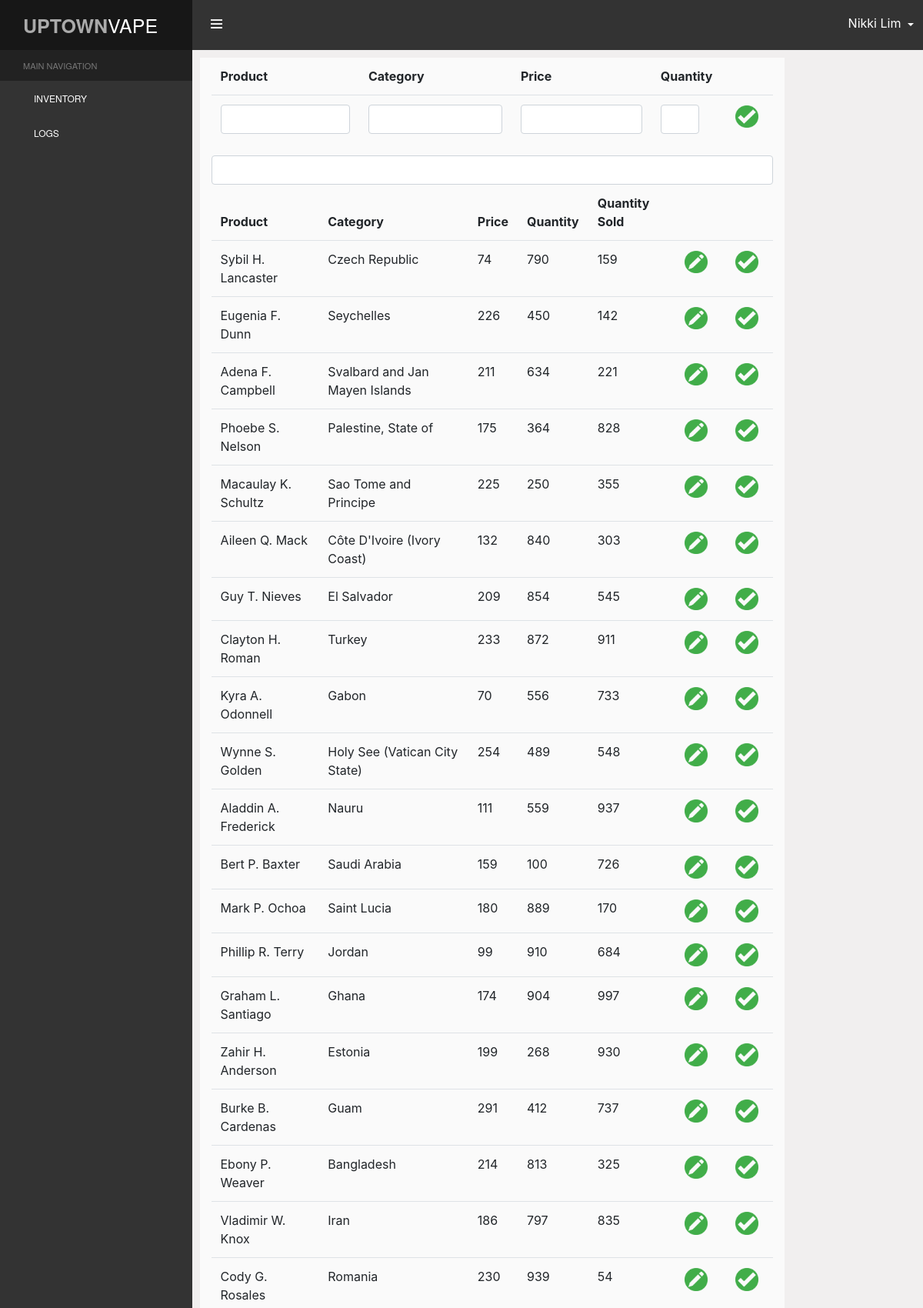
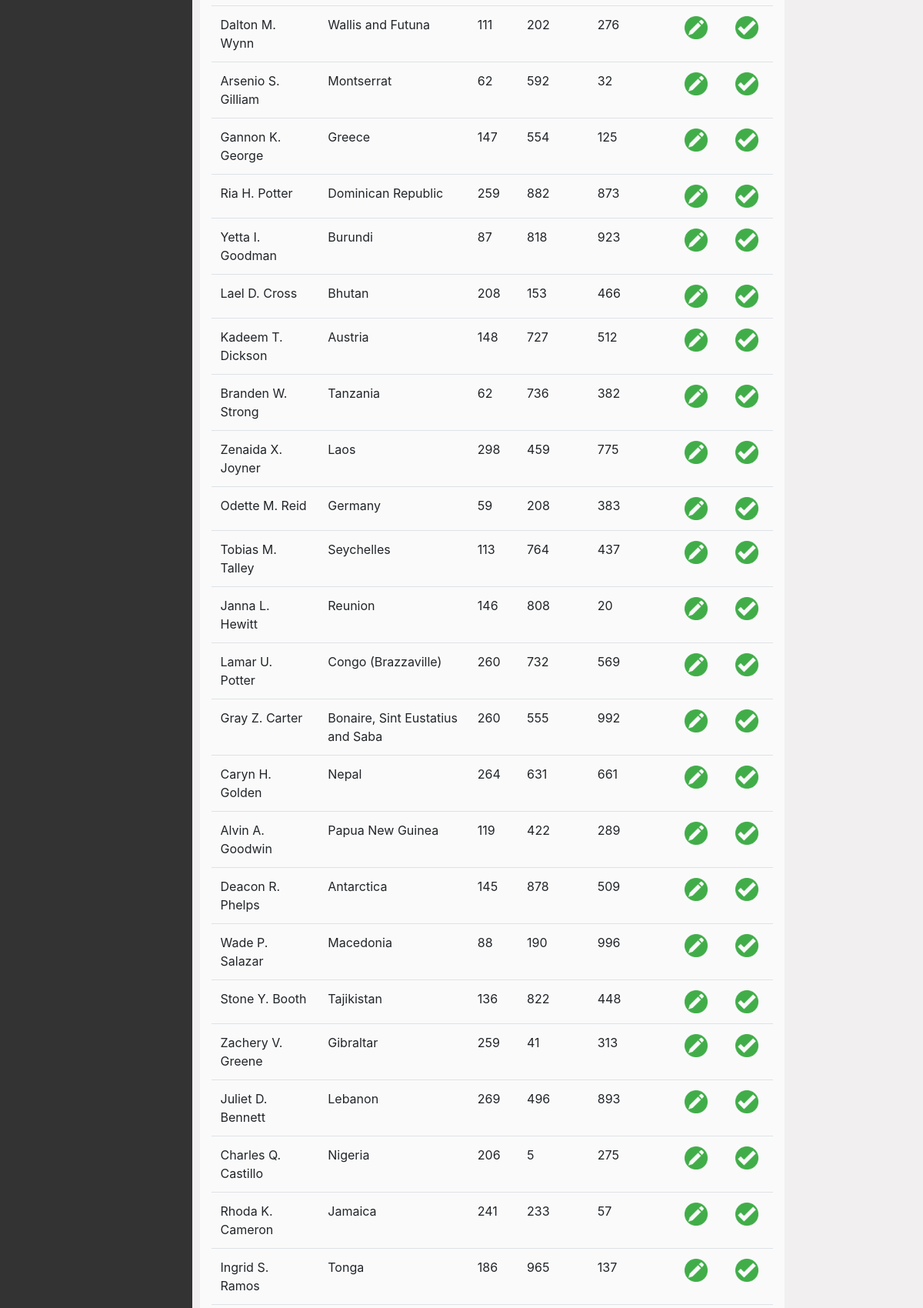
The page /pages/inventory.php (upper part) on the database its author committed (2 pictures, top to bottom).
### tables this page shows
CREATE TABLE `product` (
  `id` int(11) NOT NULL,
  `name` varchar(50) NOT NULL,
  `quantity` int(11) NOT NULL,
  `category` varchar(50) NOT NULL,
  `price` double NOT NULL,
  `quantity_sold` int(11) NOT NULL
);

### pages/inventory.php (the view, shortened to what this page needs)
<!DOCTYPE html>
<html lang="en">
<head>
    <?php
        include('header.php');
        mr_head();
    ?>
</head>
<body>
    <div id="wrapper">
        <?php
            mr_nav();
        ?>
            <div class="container-fluid">
                <div class="">
                    <div class="col-xs-8 table-responsive">
                        <table class="table" id="">
                            <thead>
                                <tr>
                                <th>Product</th>
                                <th>Category</th>
                                <th>Price</th>
                                <th>Quantity</th>
                                </tr>
                            </thead>
                            <tbody>
                                <?php
                                        echo "
                                            <form action='' method='POST'>
                                                <tr>
                                                    <td><input type='text' class='form-control' name='add_name' autocomplete='off' value=''></td>
                                                    <td><input type='text' class='form-control' name='add_category' autocomplete='off' value=''></td>
                                                    <td><input type='text' class='form-control' name='add_price' autocomplete='off' value=''></td>
                                                    <td><input type='text' class='form-control'  name='add_quantity' style='width:50px;' value=''></td>
                                                        <!-- <button type='submit' name='' class=''>
                                                            <img src='../img/edit.png'/ width=30>
                                                        </button> -->
                                                    <td>
                                                        <button type='submit' name='add_submit' class=''>
                                                            <img src='../img/save.png'/ width=30>
                                                        </button>
                                                    </td>
                                                </tr>
                                            </form>
                                        ";
                                ?>
                            </tbody>
                        </table>
                    </div>
                </div>
				<div class="col-xs-8">
                    <input type='text' id="SEARCH" onkeyup="searching()" class='form-control' autocomplete='on'>
                </div>
				<div class="col-xs-8 table-responsive">
					<table class="table" id="myTable">
						<thead>
							<tr>
							<th>Product</th>
							<th>Category</th>
							<th>Price</th>
							<th>Quantity</th>
							<th>Quantity Sold</th>
							</tr>
						</thead>
						<tbody>
							<?php
							$con = mysqli_connect("localhost","root","Hello101!","uptown");
							$search_query_result = mysqli_query($con,"select * from product");
							   while ($data = mysqli_fetch_assoc($search_query_result)){
									echo "
										<form action='' method='POST'>
											<tr>
												<td><input type='hidden' class='form-control' name='trans_name' autocomplete='off' value='".$data['name']."'>".$data['name']."</td>
												<td><input type='hidden' class='form-control' name='trans_name' autocomplete='off' value='".$data['category']."'>".$data['category']."</td>
												<td><input type='hidden' class='form-control' name='trans_price' autocomplete='off' value='".$data['price']."'>".$data['price']."</td>
												<td><input type='hidden' class='form-control'  name='trans_qty' style='width:50px;' value='".$data['quantity']."'>".$data['quantity']."</td>
												<td><input type='hidden' class='form-control'  name='trans_qty' style='width:50px;' value='".$data['quantity_sold']."'>".$data['quantity_sold']."</td>
												<td>
													<button type='submit' name='' class=''>
														<img src='../img/edit.png'/ width=30>
													</button>
												</td>
												<td>
													<button type='submit' name='' class=''>
														<img src='../img/save.png'/ width=30>
													</button>
												</td>
											</tr>
										</form>
									";
								}
							?>
						</tbody>
					</table>
				</div>
            </div>
    </div>
</body>
</html>

### pages/header.php (shortened to what this page needs)
<?php
	function mr_head(){
		$output = "
		    <meta charset='utf-8'>
		    <meta name='viewport' content='width=device-width, initial-scale = 1.0, maximum-scale=1.0, user-scalable=no' />
		    <meta name='description' content=''>
		    <meta name='author' content=''>
		    <title>Uptown Vape and Accessories</title>
		    <link href='../vendor/bootstrap/css/bootstrap.min.css' rel='stylesheet'>
		    <link href='../css/simple-sidebar.css' rel='stylesheet'>
		    <link href='../css/mobile.css' rel='stylesheet'>
		    <link href='../css/inventory.css' rel='stylesheet'>
	    ";
	    echo $output;
	}
	function mr_nav(){
		$logged_in_user = "nikki lim";
		$output = "
			<div id='sidebar-wrapper'>
	            <ul class='sidebar-nav'>
	                <li class='sidebar-brand'>
	                    <a href='inventory.php'>
	                        <strong>uptown</strong>vape<img src='../img/logo.png'/>
	                    </a>
	                </li>
	                <li>
	                    <span>Main Navigation</span>
	                </li>
	                <li>
	                    <a href='inventory.php'>inventory</a>
	                </li>
	                <li>
	                    <a href='log.php'>logs</a>
	                </li>
	            </ul>
	        </div>
	        <div id='menu-toggle-wrapper1'>
    		</div>
		        <div id='menu-toggle-wrapper'>
		        	<div id='menu-toggle-box'>
		        		<a href='#menu-toggle' class='' id='menu-toggle'>
		        			<div>
		        				<hr><hr><hr>
		        			</div>
		        		</a>
	        		</div>
	        		<div id='user-toggle-dropdown'>
	        			<div class='btn dropdown-toggle' id='menu1'  data-toggle='dropdown'>
	        				<span class='user_name'>" . $logged_in_user . "</span>
	        				<ul class='dropdown-menu' role='menu' aria-labelledby='menu1'>
								<a role='menuitem' tabindex='-1' href='#'><li role='presentation'>Change Password</li></a>
								<a role='menuitem' tabindex='-1' href='#'><li role='presentation'>Sign Out</li></a>
				            </ul>
	        			</div>
	        		</div>
	    		</div>
		";
		echo $output;
	}
?>

### css/simple-sidebar.css (style rules this page uses)
body { overflow-x: hidden; background-color: #f1efef; padding-bottom: 25px; }
#wrapper { padding-left: 0; -webkit-transition: all 0.5s ease; -moz-transition: all 0.5s ease; -o-transition: all 0.5s ease; transition: all 0.5s ease; z-index: -2; }
#wrapper.toggled { padding-left: 250px; }
#sidebar-wrapper { z-index: 1000; position: fixed; left: 250px; width: 0; height: 100%; margin-left: -250px; overflow-y: auto; background: #333333; -webkit-transition: all 0.5s ease; -moz-transition: all 0.5s ease; -o-transition: all 0.5s ease; transition: all 0.5s ease; }
#wrapper.toggled #sidebar-wrapper { width: 250px; }
.sidebar-nav { position: absolute; top: 0; width: 250px; margin: 0; padding: 0; list-style: none; }
.sidebar-nav li { text-indent: 30px; line-height: 40px; font-family: 'Source Sans Pro','Helvetica Neue',Helvetica,Arial,sans-serif; font-weight: 400; font-size: 12px; }
.sidebar-nav li:nth-child(n+3) { border-left: 4px solid #333; line-height: 45px; }
.sidebar-nav li:not(.sidebar-brand) a { text-indent: 40px; text-transform: uppercase; }
.sidebar-nav li:nth-child(2) { color: #777; font-size: 11px; text-transform: uppercase; background: #222; }
.sidebar-nav li a { display: block; text-decoration: none; color: #fff; }
.sidebar-nav>.sidebar-brand { text-transform: uppercase; height: 65px; font-size: 25px; line-height: 65px; background: #171717; }
.sidebar-nav>.sidebar-brand a { color: #fff; }
.sidebar-nav>.sidebar-brand a strong { color:#aaa; }
#menu-toggle-wrapper { width: 100%; background: #333333; height: 65px; display: flex; position: fixed; top: 0; }
#menu-toggle-wrapper #menu-toggle-box { width: 65px; background: #333333; height: 65px; }
#menu-toggle div { height:65px; padding-top:25px; }
#menu-toggle hr { padding: 0 0 1px 0; margin: 0 0 3px 24px; background: #fff; width: 15px; }
#user-toggle-dropdown { line-height: 60px; position: fixed; right: 0; }
#user-toggle-dropdown .btn { color: #fff; background: #333; height: 64px; border: none; border-radius: 0; }
#user-toggle-dropdown .btn .user_name { text-transform: capitalize; top: -2px; position: relative; line-height: 52px; }
@media (min-width:768px) { #wrapper { padding-left: 0; } }
@media (min-width:768px) { #wrapper.toggled { padding-left: 250px; } }
@media (min-width:768px) { #sidebar-wrapper { width: 0; } }
@media (min-width:768px) { #wrapper.toggled #sidebar-wrapper { width: 250px; } }
.container-fluid { background-color: #fafafa; width: 80%; margin: 1%; }

### css/inventory.css (style rules this page uses)
.table-responsive .table th { border: none; }
.table-responsive .table tbody td button { background-color: transparent; border-width: 0; }

### rows shown on the page
product: name "Sybil H. Lancaster", category "Czech Republic", price "74", quantity "790", quantity_sold "159"
product: name "Eugenia F. Dunn", category "Seychelles", price "226", quantity "450", quantity_sold "142"
product: name "Adena F. Campbell", category "Svalbard and Jan Mayen Islands", price "211", quantity "634", quantity_sold "221"
product: name "Phoebe S. Nelson", category "Palestine, State of", price "175", quantity "364", quantity_sold "828"
product: name "Macaulay K. Schultz", category "Sao Tome and Principe", price "225", quantity "250", quantity_sold "355"
product: name "Aileen Q. Mack", category "Côte D'Ivoire (Ivory Coast)", price "132", quantity "840", quantity_sold "303"
product: name "Guy T. Nieves", category "El Salvador", price "209", quantity "854", quantity_sold "545"
product: name "Clayton H. Roman", category "Turkey", price "233", quantity "872", quantity_sold "911"
product: name "Kyra A. Odonnell", category "Gabon", price "70", quantity "556", quantity_sold "733"
product: name "Wynne S. Golden", category "Holy See (Vatican City State)", price "254", quantity "489", quantity_sold "548"
product: name "Aladdin A. Frederick", category "Nauru", price "111", quantity "559", quantity_sold "937"
product: name "Bert P. Baxter", category "Saudi Arabia", price "159", quantity "100", quantity_sold "726"
product: name "Mark P. Ochoa", category "Saint Lucia", price "180", quantity "889", quantity_sold "170"
product: name "Phillip R. Terry", category "Jordan", price "99", quantity "910", quantity_sold "684"
product: name "Graham L. Santiago", category "Ghana", price "174", quantity "904", quantity_sold "997"
product: name "Zahir H. Anderson", category "Estonia", price "199", quantity "268", quantity_sold "930"
product: name "Burke B. Cardenas", category "Guam", price "291", quantity "412", quantity_sold "737"
product: name "Ebony P. Weaver", category "Bangladesh", price "214", quantity "813", quantity_sold "325"
product: name "Vladimir W. Knox", category "Iran", price "186", quantity "797", quantity_sold "835"
product: name "Cody G. Rosales", category "Romania", price "230", quantity "939", quantity_sold "54"
product: name "Dalton M. Wynn", category "Wallis and Futuna", price "111", quantity "202", quantity_sold "276"
product: name "Arsenio S. Gilliam", category "Montserrat", price "62", quantity "592", quantity_sold "32"
product: name "Gannon K. George", category "Greece", price "147", quantity "554", quantity_sold "125"
product: name "Ria H. Potter", category "Dominican Republic", price "259", quantity "882", quantity_sold "873"
product: name "Yetta I. Goodman", category "Burundi", price "87", quantity "818", quantity_sold "923"
product: name "Lael D. Cross", category "Bhutan", price "208", quantity "153", quantity_sold "466"
product: name "Kadeem T. Dickson", category "Austria", price "148", quantity "727", quantity_sold "512"
product: name "Branden W. Strong", category "Tanzania", price "62", quantity "736", quantity_sold "382"
product: name "Zenaida X. Joyner", category "Laos", price "298", quantity "459", quantity_sold "775"
product: name "Odette M. Reid", category "Germany", price "59", quantity "208", quantity_sold "383"
product: name "Tobias M. Talley", category "Seychelles", price "113", quantity "764", quantity_sold "437"
product: name "Janna L. Hewitt", category "Reunion", price "146", quantity "808", quantity_sold "20"
product: name "Lamar U. Potter", category "Congo (Brazzaville)", price "260", quantity "732", quantity_sold "569"
product: name "Gray Z. Carter", category "Bonaire, Sint Eustatius and Saba", price "260", quantity "555", quantity_sold "992"
product: name "Caryn H. Golden", category "Nepal", price "264", quantity "631", quantity_sold "661"
product: name "Alvin A. Goodwin", category "Papua New Guinea", price "119", quantity "422", quantity_sold "289"
product: name "Deacon R. Phelps", category "Antarctica", price "145", quantity "878", quantity_sold "509"
product: name "Wade P. Salazar", category "Macedonia", price "88", quantity "190", quantity_sold "996"
product: name "Stone Y. Booth", category "Tajikistan", price "136", quantity "822", quantity_sold "448"
product: name "Zachery V. Greene", category "Gibraltar", price "259", quantity "41", quantity_sold "313"
product: name "Juliet D. Bennett", category "Lebanon", price "269", quantity "496", quantity_sold "893"
product: name "Charles Q. Castillo", category "Nigeria", price "206", quantity "5", quantity_sold "275"
product: name "Rhoda K. Cameron", category "Jamaica", price "241", quantity "233", quantity_sold "57"
product: name "Ingrid S. Ramos", category "Tonga", price "186", quantity "965", quantity_sold "137"

### other values the page prints
$logged_in_user "Nikki Lim"
